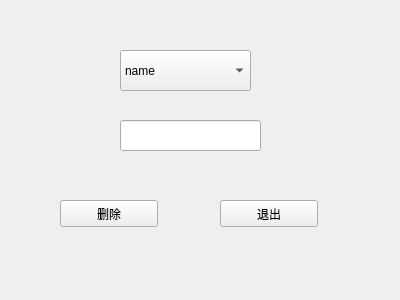
<?xml version="1.0" encoding="UTF-8"?>
<ui version="4.0">
 <class>fourthwindow</class>
 <widget class="QWidget" name="fourthwindow">
  <property name="geometry">
   <rect>
    <x>0</x>
    <y>0</y>
    <width>400</width>
    <height>300</height>
   </rect>
  </property>
  <property name="windowTitle">
   <string>Form</string>
  </property>
  <widget class="QComboBox" name="comboBox">
   <property name="geometry">
    <rect>
     <x>120</x>
     <y>50</y>
     <width>131</width>
     <height>41</height>
    </rect>
   </property>
   <item>
    <property name="text">
     <string>name</string>
    </property>
   </item>
   <item>
    <property name="text">
     <string>id</string>
    </property>
   </item>
  </widget>
  <widget class="QLineEdit" name="deletematter">
   <property name="geometry">
    <rect>
     <x>120</x>
     <y>120</y>
     <width>141</width>
     <height>31</height>
    </rect>
   </property>
  </widget>
  <widget class="QPushButton" name="delete_2">
   <property name="geometry">
    <rect>
     <x>60</x>
     <y>200</y>
     <width>98</width>
     <height>27</height>
    </rect>
   </property>
   <property name="text">
    <string>删除</string>
   </property>
  </widget>
  <widget class="QPushButton" name="pushButton_2">
   <property name="geometry">
    <rect>
     <x>220</x>
     <y>200</y>
     <width>98</width>
     <height>27</height>
    </rect>
   </property>
   <property name="text">
    <string>退出</string>
   </property>
  </widget>
 </widget>
 <resources/>
 <connections>
  <connection>
   <sender>pushButton_2</sender>
   <signal>clicked()</signal>
   <receiver>fourthwindow</receiver>
   <slot>close()</slot>
   <hints>
    <hint type="sourcelabel">
     <x>260</x>
     <y>217</y>
    </hint>
    <hint type="destinationlabel">
     <x>352</x>
     <y>264</y>
    </hint>
   </hints>
  </connection>
 </connections>
</ui>
